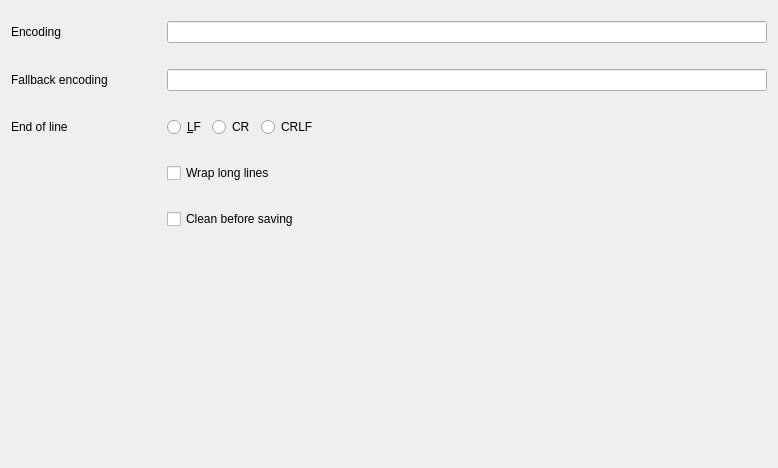
         <widget class="QWidget" name="scrollAreaWidgetContents_3">
          <property name="geometry">
           <rect>
            <x>0</x>
            <y>0</y>
            <width>778</width>
            <height>468</height>
           </rect>
          </property>
          <layout class="QVBoxLayout" name="verticalLayout_12">
           <item>
            <layout class="QHBoxLayout" name="filesEncodingLayout">
             <property name="topMargin">
              <number>10</number>
             </property>
             <property name="bottomMargin">
              <number>10</number>
             </property>
             <item>
              <widget class="QLabel" name="filesEncodingLabel">
               <property name="minimumSize">
                <size>
                 <width>150</width>
                 <height>0</height>
                </size>
               </property>
               <property name="text">
                <string>Encoding</string>
               </property>
              </widget>
             </item>
             <item>
              <widget class="QLineEdit" name="filesEncodingLineEdit"/>
             </item>
            </layout>
           </item>
           <item>
            <layout class="QHBoxLayout" name="filesFallbackEncodingLayout">
             <property name="topMargin">
              <number>10</number>
             </property>
             <property name="bottomMargin">
              <number>10</number>
             </property>
             <item>
              <widget class="QLabel" name="filesFallbackEncodingLabel">
               <property name="minimumSize">
                <size>
                 <width>150</width>
                 <height>0</height>
                </size>
               </property>
               <property name="text">
                <string>Fallback encoding</string>
               </property>
              </widget>
             </item>
             <item>
              <widget class="QLineEdit" name="filesFallbackEncodingLineEdit"/>
             </item>
            </layout>
           </item>
           <item>
            <layout class="QHBoxLayout" name="fileNewLineModeLayout">
             <property name="topMargin">
              <number>10</number>
             </property>
             <property name="bottomMargin">
              <number>10</number>
             </property>
             <item>
              <widget class="QLabel" name="filesNewLineModeLabel">
               <property name="minimumSize">
                <size>
                 <width>150</width>
                 <height>0</height>
                </size>
               </property>
               <property name="text">
                <string>End of line</string>
               </property>
              </widget>
             </item>
             <item>
              <widget class="QRadioButton" name="filesNewLineLFRadio">
               <property name="text">
                <string>&amp;LF</string>
               </property>
              </widget>
             </item>
             <item>
              <widget class="QRadioButton" name="filesNewLineCRRadio">
               <property name="text">
                <string>CR</string>
               </property>
              </widget>
             </item>
             <item>
              <widget class="QRadioButton" name="filesNewLineCRLFRadio">
               <property name="text">
                <string>CRLF</string>
               </property>
              </widget>
             </item>
             <item>
              <spacer name="newLineSpacer">
               <property name="orientation">
                <enum>Qt::Horizontal</enum>
               </property>
               <property name="sizeHint" stdset="0">
                <size>
                 <width>40</width>
                 <height>20</height>
                </size>
               </property>
              </spacer>
             </item>
            </layout>
           </item>
           <item>
            <layout class="QHBoxLayout" name="filesLongLineWrapLayout">
             <property name="leftMargin">
              <number>156</number>
             </property>
             <property name="topMargin">
              <number>10</number>
             </property>
             <property name="bottomMargin">
              <number>10</number>
             </property>
             <item>
              <widget class="QCheckBox" name="filesLongLineWrapCheckBox">
               <property name="text">
                <string>Wrap long lines</string>
               </property>
              </widget>
             </item>
            </layout>
           </item>
           <item>
            <layout class="QHBoxLayout" name="filesCleanForSaveLayout">
             <property name="leftMargin">
              <number>156</number>
             </property>
             <property name="topMargin">
              <number>10</number>
             </property>
             <property name="bottomMargin">
              <number>10</number>
             </property>
             <item>
              <widget class="QCheckBox" name="filesCleanForSaveCheckbox">
               <property name="text">
                <string>Clean before saving</string>
               </property>
              </widget>
             </item>
            </layout>
           </item>
           <item>
            <spacer name="filesSpacer">
             <property name="orientation">
              <enum>Qt::Vertical</enum>
             </property>
             <property name="sizeHint" stdset="0">
              <size>
               <width>20</width>
               <height>40</height>
              </size>
             </property>
            </spacer>
           </item>
          </layout>
         </widget>
